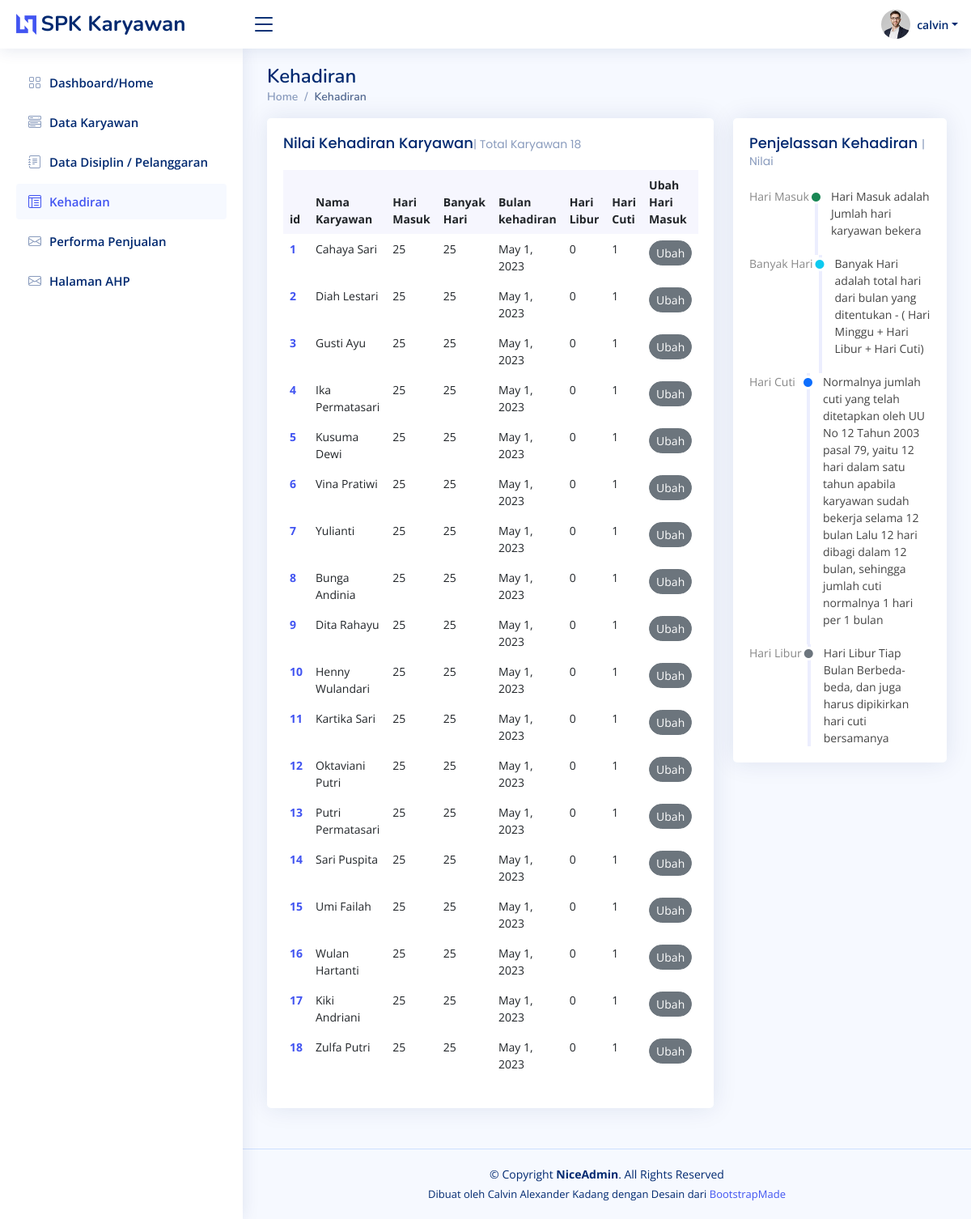
/kehadiran/ (signed in), run on the app's committed database.
### base/models.py (models this page shows, shortened)
class User(AbstractUser):
    nama = models.CharField(max_length=200, null=True)
    email = models.EmailField(unique=True, null=True)
    brand = models.CharField(max_length=200, null=True)
    tgl_masuk = models.DateTimeField(null=True)
    hari_ini = models.DateTimeField(auto_now=True)
    nilai_pengetahuan_produk = models.DecimalField(null=True, blank=False, max_digits=7, decimal_places=4)
    deskripsi_pengetahuan_produk = models.CharField(max_length=200, null=True, blank=True)
    def __str__(self):
        return f'{self.nama}'

class Kehadiran(models.Model):
    nama = models.ForeignKey(User, on_delete=models.CASCADE)
    hari_masuk = models.IntegerField(null=True, blank=False)
    banyak_hari = models.IntegerField(null=True, blank=False)
    bulan_kehadiran = MonthField("Month Value", help_text="some help...", default='2023-05')
    hari_libur = models.IntegerField(null=True, blank=False)
    hari_cuti = models.IntegerField(null=True, blank=False)

### base/views.py (the view)
# urls.py: path('kehadiran/', views.kehadiran, name='kehadiran'),
@login_required(login_url='login')
def kehadiran(request):
    page = 'kehadiran'
    kehadiran = Kehadiran.objects.all()
    context = {
        'kehadiran': kehadiran,
        'page': page
    }
    return render(request, 'base/kehadiran.html', context)

### base/templates/base/kehadiran.html
{% extends 'main.html' %}
{% load static %}
{% load mathfilters %}
{% block content %}
<main id="main" class="main">
    <div class="pagetitle">
        <h1>Kehadiran</h1>
        <nav>
            <ol class="breadcrumb">
                <li class="breadcrumb-item"><a href="{% url 'home' %}">Home</a></li>
                <li class="breadcrumb-item active">Kehadiran</li>
            </ol>
        </nav>
    </div>
    <section class="section dashboard">
        <div class="row">
            <div class="col-lg-8">
                <div class="row">
                    <div class="col-12">
                        <div class="card recent-sales overflow-auto">
                            <div class="card-body">
                                <h5 class="card-title">Nilai Kehadiran Karyawan<span>| Total Karyawan {{ kehadiran.count }}</span></h5>
                                <table class="table table-borderless datatable">
                                    <thead>
                                        <tr>
                                            <th scope="col">id</th>
                                            <th scope="col">Nama Karyawan</th>
                                            <th scope="col">Hari Masuk</th>
                                            <th scope="col">Banyak Hari</th>
                                            <th scope="col">Bulan kehadiran</th>
                                            <th scope="col">Hari Libur</th>
                                            <th scope="col">Hari Cuti</th>
                                            <th scope="col">Ubah Hari Masuk</th>
                                        </tr>
                                    </thead>
                                    <tbody>
                                        {% for kehadiran in kehadiran %}
                                        <tr>
                                            <th scope="row"><a href="#">{{ kehadiran.id }}</a></th>
                                            <td>{{ kehadiran.nama }}</td>
                                            <td>{{ kehadiran.hari_masuk|floatformat:"0" }}</td>
                                            <td>{{ kehadiran.banyak_hari|floatformat:"0" }}</td>
                                            <td>{{ kehadiran.bulan_kehadiran }}</td>
                                            <td>{{ kehadiran.hari_libur|floatformat:"0" }}</td>
                                            <td>{{ kehadiran.hari_cuti|floatformat:"0" }}</td>
                                            <td>
                                                <a href="{% url 'ubahkehadiran' kehadiran.id %}" type="button" class="btn btn-secondary rounded-pill btn-sm">Ubah</a>
                                            </td>
                                        </tr>
                                        {% endfor %}
                                    </tbody>
                                </table>
                            </div>
                        </div>
                    </div>
                </div>
            </div>
            <div class="col-lg-4">
                <div class="card">
                    <div class="card-body">
                        <h5 class="card-title">Penjelassan Kehadiran <span>| Nilai</span></h5>
                        <div class="activity">
                            <div class="activity-item d-flex">
                                <div class="activite-label">Hari Masuk</div>
                                <i class='bi bi-circle-fill activity-badge text-success align-self-start'></i>
                                <div class="activity-content">
                                    Hari Masuk adalah Jumlah hari karyawan bekera
                                </div>
                            </div>
                            <div class="activity-item d-flex">
                                <div class="activite-label">Banyak Hari</div>
                                <i class='bi bi-circle-fill activity-badge text-info align-self-start'></i>
                                <div class="activity-content">
                                    Banyak Hari adalah total hari dari bulan yang ditentukan - ( Hari Minggu + Hari Libur + Hari Cuti)
                                </div>
                            </div>
                            <div class="activity-item d-flex">
                                <div class="activite-label">Hari Cuti</div>
                                <i class='bi bi-circle-fill activity-badge text-primary align-self-start'></i>
                                <div class="activity-content">
                                    Normalnya jumlah cuti yang telah ditetapkan oleh UU No 12 Tahun 2003 pasal 79, yaitu 12 hari dalam satu tahun apabila karyawan
                                    sudah bekerja selama 12 bulan
                                    Lalu 12 hari dibagi dalam 12 bulan, sehingga jumlah cuti normalnya 1 hari per 1 bulan
                                </div>
                            </div>
                            <div class="activity-item d-flex">
                                <div class="activite-label">Hari Libur</div>
                                <i class='bi bi-circle-fill activity-badge text-muted align-self-start'></i>
                                <div class="activity-content">
                                   Hari Libur Tiap Bulan Berbeda-beda, dan juga harus dipikirkan hari cuti bersamanya
                                </div>
                            </div>
                        </div>
                    </div>
                </div>
            </div>
        </div>
    </section>
</main>
{% endblock content %}

### templates/navbar.html (shortened to what this page needs)
{% load static %}
<header id="header" class="header fixed-top d-flex align-items-center">
    <div class="d-flex align-items-center justify-content-between">
        {% if request.user.is_staff %}
            <a href="{% url 'home' %}" class="logo d-flex align-items-center">
                <img src="{% static 'assets/img/logo.png'%}" alt="">
                <span class="d-none d-lg-block">SPK Karyawan</span>
            </a>
            <i class="bi bi-list toggle-sidebar-btn"></i>
        {% else %}
                <a href="{% url 'home1' %}" class="logo d-flex align-items-center">
                    <img src="{% static 'assets/img/logo.png'%}" alt="">
                    <span class="d-none d-lg-block">SPK Karyawan</span>
                </a>
                <i class="bi bi-list toggle-sidebar-btn"></i>
        {% endif %}
    </div>
    <nav class="header-nav ms-auto">
        <ul class="d-flex align-items-center">
            <li class="nav-item dropdown pe-3">
                <a class="nav-link nav-profile d-flex align-items-center pe-0" href="#" data-bs-toggle="dropdown">
                    <img src="{% static 'assets/img/profile-img.jpg'%}" alt="Profile" class="rounded-circle">
                    <span class="d-none d-md-block dropdown-toggle ps-2">{{ request.user.username }}</span>
                </a>
            </li>
        </ul>
    </nav>
</header>
<aside id="sidebar" class="sidebar">
    <ul class="sidebar-nav" id="sidebar-nav">
        {% if request.user.is_staff %}
            {% if page == 'home' %}
                <li class="nav-item">
                    <a class="nav-link " href="{% url 'home' %}">
                        <i class="bi bi-grid"></i>
                        <span>Dashboard/Home</span>
                    </a>
                </li>
            {% else %}
                <li class="nav-item">
                    <a class="nav-link collapsed" href="{% url 'home' %}">
                        <i class="bi bi-grid"></i>
                        <span>Dashboard/Home</span>
                    </a>
                </li>
            {% endif %}
        {% endif %}
        {% if request.user.is_staff %}
            {% if page == 'karyawan' %}
                <li class="nav-item">
                    <a class="nav-link " href="{% url 'data_karyawan' %}">
                        <i class="bi bi-menu-button-wide"></i>
                        <span>Data Karyawan</span>
                    </a>
                </li>
            {% else %}
                <li class="nav-item">
                    <a class="nav-link collapsed" href="{% url 'data_karyawan' %}">
                        <i class="bi bi-menu-button-wide"></i>
                        <span>Data Karyawan</span>
                    </a>
                </li>
            {% endif %}
            {% if page == 'disiplin' %}
                <li class="nav-item">
                    <a class="nav-link " href="{% url 'disiplin' %}">
                        <i class="bi bi-journal-text"></i>
                        <span>Data Disiplin / Pelanggaran</span>
                    </a>
                </li>
            {% else %}
                <li class="nav-item">
                    <a class="nav-link collapsed" href="{% url 'disiplin' %}">
                        <i class="bi bi-journal-text"></i>
                        <span>Data Disiplin / Pelanggaran</span>
                    </a>
                </li>
            {% endif %}
            {% if page == 'kehadiran' %}
                <li class="nav-item">
                    <a class="nav-link " href="{% url 'kehadiran' %}">
                        <i class="bi bi-layout-text-window-reverse"></i>
                        <span>Kehadiran</span>
                    </a>
                </li>
            {% endif %}
            {% if page == 'performa_penjualan' %}
                <li class="nav-item">
                    <a class="nav-link " href="{% url 'performapenjualan' %}">
                        <i class="bi bi-envelope"></i>
                        <span>Performa Penjualan</span>
                    </a>
                </li>
            {% else %}
                <li class="nav-item">
                    <a class="nav-link collapsed" href="{% url 'performapenjualan' %}">
                        <i class="bi bi-envelope"></i>
                        <span>Performa Penjualan</span>
                    </a>
                </li>
            {% endif %}
            {% if page == 'ahp' %}
            <li class="nav-item">
                <a class="nav-link " href="{% url 'nilai_ahp' %}">
                    <i class="bi bi-envelope"></i>
                    <span>Halaman AHP</span>
                </a>
            </li>
            {% else %}
            <li class="nav-item">
                <a class="nav-link collapsed" href="{% url 'nilai_ahp' %}">
                    <i class="bi bi-envelope"></i>
                    <span>Halaman AHP</span>
                </a>
            </li>
            {% endif %}
        {% endif %}
    </ul>
</aside>

### static/assets/css/style.css (style rules this page uses)
:root { scroll-behavior: smooth; }
body { font-family: "Open Sans", sans-serif; background: #f6f9ff; color: #444444; }
a { color: #4154f1; text-decoration: none; }
h1, h2, h3, h4, h5, h6 { font-family: "Nunito", sans-serif; }
#main { margin-top: 60px; padding: 20px 30px; transition: all 0.3s; }
.pagetitle { margin-bottom: 10px; }
.pagetitle h1 { font-size: 24px; margin-bottom: 0; font-weight: 600; color: #012970; }
.card { margin-bottom: 30px; border: none; border-radius: 5px; box-shadow: 0px 0 30px rgba(1, 41, 112, 0.1); }
.card-title { padding: 20px 0 15px 0; font-size: 18px; font-weight: 500; color: #012970; font-family: "Poppins", sans-serif; }
.card-title span { color: #899bbd; font-size: 14px; font-weight: 400; }
.card-body { padding: 0 20px 20px 20px; }
.breadcrumb { font-size: 14px; font-family: "Nunito", sans-serif; color: #899bbd; font-weight: 600; }
.breadcrumb a { color: #899bbd; transition: 0.3s; }
.breadcrumb .breadcrumb-item::before { color: #899bbd; }
.breadcrumb .active { color: #51678f; font-weight: 600; }
.logo { line-height: 1; }
@media (min-width: 1200px) { .logo { width: 280px; } }
.logo img { max-height: 26px; margin-right: 6px; }
.logo span { font-size: 26px; font-weight: 700; color: #012970; font-family: "Nunito", sans-serif; }
.header { transition: all 0.5s; z-index: 997; height: 60px; box-shadow: 0px 2px 20px rgba(1, 41, 112, 0.1); background-color: #fff; padding-left: 20px; }
.header .toggle-sidebar-btn { font-size: 32px; padding-left: 10px; cursor: pointer; color: #012970; }
.header-nav ul { list-style: none; }
.header-nav>ul { margin: 0; padding: 0; }
.header-nav .nav-profile { color: #012970; }
.header-nav .nav-profile img { max-height: 36px; }
.header-nav .nav-profile span { font-size: 14px; font-weight: 600; }
.sidebar { position: fixed; top: 60px; left: 0; bottom: 0; width: 300px; z-index: 996; transition: all 0.3s; padding: 20px; overflow-y: auto; scrollbar-width: thin; scrollbar-color: #aab7cf transparent; box-shadow: 0px 0px 20px rgba(1, 41, 112, 0.1); background-color: #fff; }
@media (min-width: 1200px) { #main, #footer { margin-left: 300px; } }
.sidebar-nav { padding: 0; margin: 0; list-style: none; }
.sidebar-nav li { padding: 0; margin: 0; list-style: none; }
.sidebar-nav .nav-item { margin-bottom: 5px; }
.sidebar-nav .nav-link { display: flex; align-items: center; font-size: 15px; font-weight: 600; color: #4154f1; transition: 0.3; background: #f6f9ff; padding: 10px 15px; border-radius: 4px; }
.sidebar-nav .nav-link i { font-size: 16px; margin-right: 10px; color: #4154f1; }
.sidebar-nav .nav-link.collapsed { color: #012970; background: #fff; }
.sidebar-nav .nav-link.collapsed i { color: #899bbd; }
.dashboard .activity { font-size: 14px; }
.dashboard .activity .activity-item .activite-label { color: #888; position: relative; flex-shrink: 0; flex-grow: 0; min-width: 64px; }
.dashboard .activity .activity-item .activite-label::before { content: ""; position: absolute; right: -11px; width: 4px; top: 0; bottom: 0; background-color: #eceefe; }
.dashboard .activity .activity-item .activity-badge { margin-top: 3px; z-index: 1; font-size: 11px; line-height: 0; border-radius: 50%; flex-shrink: 0; border: 3px solid #fff; flex-grow: 0; }
.dashboard .activity .activity-item .activity-content { padding-left: 10px; padding-bottom: 20px; }
.dashboard .activity .activity-item:first-child .activite-label::before { top: 5px; }
.dashboard .activity .activity-item:last-child .activity-content { padding-bottom: 0; }
.dashboard .recent-sales { font-size: 14px; }
.dashboard .recent-sales .table thead { background: #f6f6fe; }
.dashboard .recent-sales .table thead th { border: 0; }

### data on the page
User: user.username "calvin"
Kehadiran: id "1", nama "Cahaya Sari", hari_masuk "25", banyak_hari "25", bulan_kehadiran "May 1, 2023", hari_libur "0", hari_cuti "1"
Kehadiran: id "2", nama "Diah Lestari", hari_masuk "25", banyak_hari "25", bulan_kehadiran "May 1, 2023", hari_libur "0", hari_cuti "1"
Kehadiran: id "3", nama "Gusti Ayu", hari_masuk "25", banyak_hari "25", bulan_kehadiran "May 1, 2023", hari_libur "0", hari_cuti "1"
Kehadiran: id "4", nama "Ika Permatasari", hari_masuk "25", banyak_hari "25", bulan_kehadiran "May 1, 2023", hari_libur "0", hari_cuti "1"
Kehadiran: id "5", nama "Kusuma Dewi", hari_masuk "25", banyak_hari "25", bulan_kehadiran "May 1, 2023", hari_libur "0", hari_cuti "1"
Kehadiran: id "6", nama "Vina Pratiwi", hari_masuk "25", banyak_hari "25", bulan_kehadiran "May 1, 2023", hari_libur "0", hari_cuti "1"
Kehadiran: id "7", nama "Yulianti", hari_masuk "25", banyak_hari "25", bulan_kehadiran "May 1, 2023", hari_libur "0", hari_cuti "1"
Kehadiran: id "8", nama "Bunga Andinia", hari_masuk "25", banyak_hari "25", bulan_kehadiran "May 1, 2023", hari_libur "0", hari_cuti "1"
Kehadiran: id "9", nama "Dita Rahayu", hari_masuk "25", banyak_hari "25", bulan_kehadiran "May 1, 2023", hari_libur "0", hari_cuti "1"
Kehadiran: id "10", nama "Henny Wulandari", hari_masuk "25", banyak_hari "25", bulan_kehadiran "May 1, 2023", hari_libur "0", hari_cuti "1"
Kehadiran: id "11", nama "Kartika Sari", hari_masuk "25", banyak_hari "25", bulan_kehadiran "May 1, 2023", hari_libur "0", hari_cuti "1"
Kehadiran: id "12", nama "Oktaviani Putri", hari_masuk "25", banyak_hari "25", bulan_kehadiran "May 1, 2023", hari_libur "0", hari_cuti "1"
Kehadiran: id "13", nama "Putri Permatasari", hari_masuk "25", banyak_hari "25", bulan_kehadiran "May 1, 2023", hari_libur "0", hari_cuti "1"
Kehadiran: id "14", nama "Sari Puspita", hari_masuk "25", banyak_hari "25", bulan_kehadiran "May 1, 2023", hari_libur "0", hari_cuti "1"
Kehadiran: id "15", nama "Umi Failah", hari_masuk "25", banyak_hari "25", bulan_kehadiran "May 1, 2023", hari_libur "0", hari_cuti "1"
Kehadiran: id "16", nama "Wulan Hartanti", hari_masuk "25", banyak_hari "25", bulan_kehadiran "May 1, 2023", hari_libur "0", hari_cuti "1"
Kehadiran: id "17", nama "Kiki Andriani", hari_masuk "25", banyak_hari "25", bulan_kehadiran "May 1, 2023", hari_libur "0", hari_cuti "1"
Kehadiran: id "18", nama "Zulfa Putri", hari_masuk "25", banyak_hari "25", bulan_kehadiran "May 1, 2023", hari_libur "0", hari_cuti "1"

### other printed values
{{ kehadiran.count }} "18"
